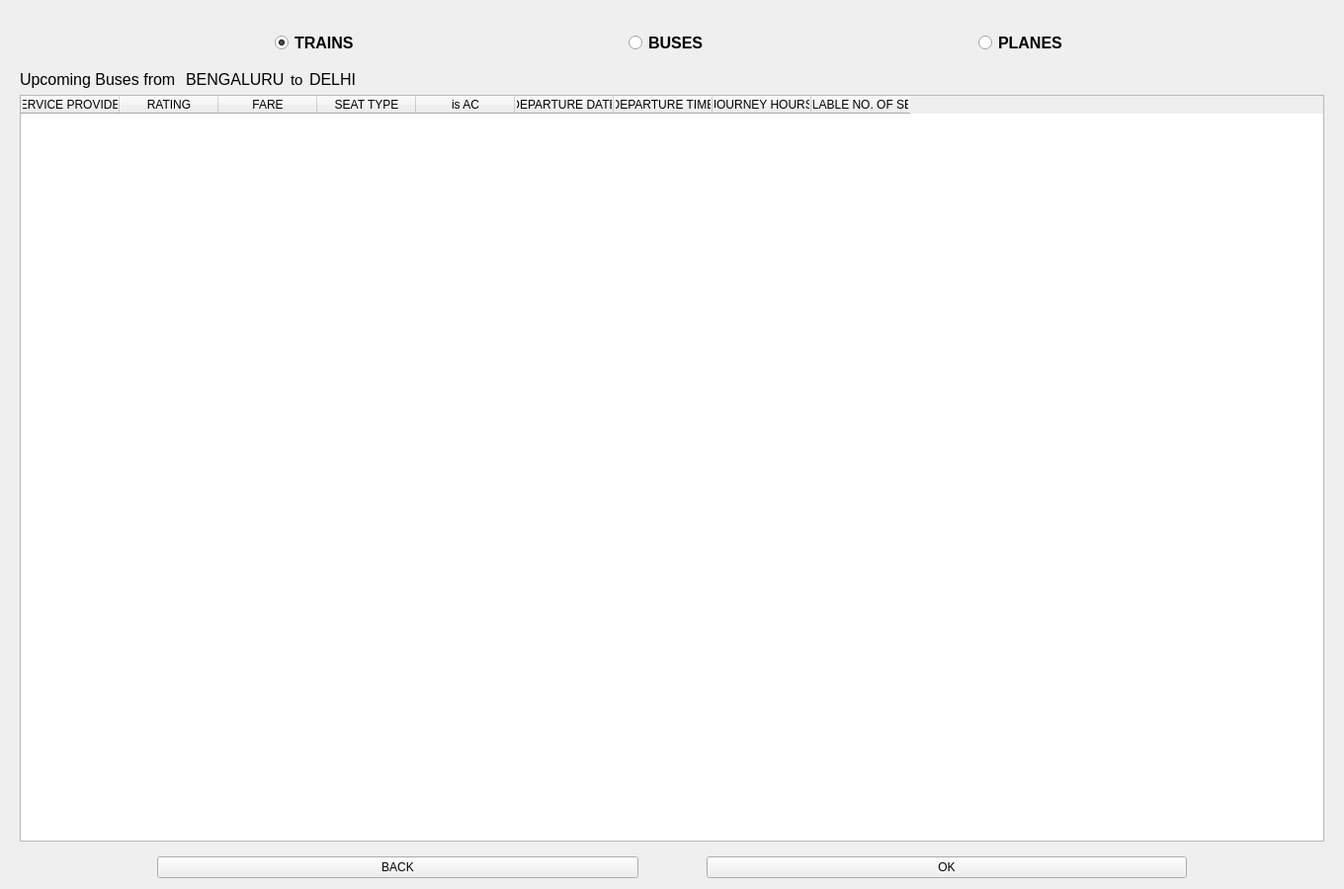
<?xml version="1.0" encoding="UTF-8"?>
<ui version="4.0">
 <class>transportationWindow</class>
 <widget class="QWidget" name="transportationWindow">
  <property name="geometry">
   <rect>
    <x>0</x>
    <y>0</y>
    <width>1360</width>
    <height>900</height>
   </rect>
  </property>
  <property name="windowTitle">
   <string>Transportation Services</string>
  </property>
  <layout class="QVBoxLayout" name="verticalLayout_2">
   <item>
    <widget class="QLabel" name="label_2">
     <property name="sizePolicy">
      <sizepolicy hsizetype="Preferred" vsizetype="Preferred">
       <horstretch>0</horstretch>
       <verstretch>0</verstretch>
      </sizepolicy>
     </property>
     <property name="text">
      <string/>
     </property>
     <property name="pixmap">
      <pixmap>ImageFile/bus.gif</pixmap>
     </property>
     <property name="scaledContents">
      <bool>true</bool>
     </property>
    </widget>
   </item>
   <item>
    <layout class="QHBoxLayout" name="horizontalLayout_2">
     <item>
      <widget class="QRadioButton" name="trainradio">
       <property name="sizePolicy">
        <sizepolicy hsizetype="Fixed" vsizetype="Fixed">
         <horstretch>0</horstretch>
         <verstretch>0</verstretch>
        </sizepolicy>
       </property>
       <property name="font">
        <font>
         <pointsize>12</pointsize>
         <weight>75</weight>
         <bold>true</bold>
        </font>
       </property>
       <property name="layoutDirection">
        <enum>Qt::LeftToRight</enum>
       </property>
       <property name="text">
        <string>TRAINS</string>
       </property>
       <property name="checked">
        <bool>true</bool>
       </property>
      </widget>
     </item>
     <item>
      <widget class="QRadioButton" name="busradio">
       <property name="sizePolicy">
        <sizepolicy hsizetype="Fixed" vsizetype="Fixed">
         <horstretch>0</horstretch>
         <verstretch>0</verstretch>
        </sizepolicy>
       </property>
       <property name="font">
        <font>
         <pointsize>12</pointsize>
         <weight>75</weight>
         <bold>true</bold>
        </font>
       </property>
       <property name="text">
        <string>BUSES</string>
       </property>
      </widget>
     </item>
     <item>
      <widget class="QRadioButton" name="planeradio">
       <property name="sizePolicy">
        <sizepolicy hsizetype="Fixed" vsizetype="Fixed">
         <horstretch>0</horstretch>
         <verstretch>0</verstretch>
        </sizepolicy>
       </property>
       <property name="font">
        <font>
         <pointsize>12</pointsize>
         <weight>75</weight>
         <bold>true</bold>
        </font>
       </property>
       <property name="text">
        <string>PLANES</string>
       </property>
      </widget>
     </item>
    </layout>
   </item>
   <item>
    <widget class="QStackedWidget" name="stackedWidget">
     <property name="frameShape">
      <enum>QFrame::NoFrame</enum>
     </property>
     <property name="currentIndex">
      <number>2</number>
     </property>
     <widget class="QWidget" name="trainPage">
      <layout class="QVBoxLayout" name="verticalLayout_3">
       <item>
        <layout class="QVBoxLayout" name="verticalLayout">
         <property name="spacing">
          <number>12</number>
         </property>
         <property name="leftMargin">
          <number>7</number>
         </property>
         <property name="topMargin">
          <number>12</number>
         </property>
         <property name="rightMargin">
          <number>0</number>
         </property>
         <item>
          <layout class="QHBoxLayout" name="horizontalLayout">
           <item>
            <widget class="QLabel" name="label">
             <property name="sizePolicy">
              <sizepolicy hsizetype="Fixed" vsizetype="Preferred">
               <horstretch>0</horstretch>
               <verstretch>0</verstretch>
              </sizepolicy>
             </property>
             <property name="font">
              <font>
               <pointsize>12</pointsize>
              </font>
             </property>
             <property name="text">
              <string>Upcoming Trains from </string>
             </property>
            </widget>
           </item>
           <item>
            <widget class="QLabel" name="source_label_train">
             <property name="sizePolicy">
              <sizepolicy hsizetype="Fixed" vsizetype="Preferred">
               <horstretch>0</horstretch>
               <verstretch>0</verstretch>
              </sizepolicy>
             </property>
             <property name="font">
              <font>
               <pointsize>12</pointsize>
              </font>
             </property>
             <property name="text">
              <string>BENGALURU</string>
             </property>
             <property name="scaledContents">
              <bool>true</bool>
             </property>
             <property name="wordWrap">
              <bool>true</bool>
             </property>
            </widget>
           </item>
           <item>
            <widget class="QLabel" name="label_4">
             <property name="sizePolicy">
              <sizepolicy hsizetype="Fixed" vsizetype="Preferred">
               <horstretch>0</horstretch>
               <verstretch>0</verstretch>
              </sizepolicy>
             </property>
             <property name="font">
              <font>
               <pointsize>11</pointsize>
              </font>
             </property>
             <property name="text">
              <string>to</string>
             </property>
            </widget>
           </item>
           <item>
            <widget class="QLabel" name="destination_label_train">
             <property name="font">
              <font>
               <pointsize>12</pointsize>
              </font>
             </property>
             <property name="text">
              <string>DELHI</string>
             </property>
             <property name="scaledContents">
              <bool>true</bool>
             </property>
             <property name="wordWrap">
              <bool>true</bool>
             </property>
            </widget>
           </item>
          </layout>
         </item>
         <item>
          <widget class="QTableWidget" name="tableWidget_train">
           <property name="sizePolicy">
            <sizepolicy hsizetype="MinimumExpanding" vsizetype="Expanding">
             <horstretch>0</horstretch>
             <verstretch>0</verstretch>
            </sizepolicy>
           </property>
           <property name="frameShape">
            <enum>QFrame::StyledPanel</enum>
           </property>
           <property name="sizeAdjustPolicy">
            <enum>QAbstractScrollArea::AdjustToContents</enum>
           </property>
           <property name="selectionMode">
            <enum>QAbstractItemView::ExtendedSelection</enum>
           </property>
           <property name="selectionBehavior">
            <enum>QAbstractItemView::SelectRows</enum>
           </property>
           <property name="gridStyle">
            <enum>Qt::SolidLine</enum>
           </property>
           <column>
            <property name="text">
             <string>TRAIN NAME</string>
            </property>
            <property name="textAlignment">
             <set>AlignCenter</set>
            </property>
           </column>
           <column>
            <property name="text">
             <string>CLASS</string>
            </property>
            <property name="textAlignment">
             <set>AlignCenter</set>
            </property>
           </column>
           <column>
            <property name="text">
             <string>FARE</string>
            </property>
            <property name="textAlignment">
             <set>AlignCenter</set>
            </property>
           </column>
           <column>
            <property name="text">
             <string>JOURNEY HOURS</string>
            </property>
            <property name="textAlignment">
             <set>AlignCenter</set>
            </property>
           </column>
           <column>
            <property name="text">
             <string>DEPARTURE DATE</string>
            </property>
            <property name="textAlignment">
             <set>AlignCenter</set>
            </property>
           </column>
           <column>
            <property name="text">
             <string>DEPARTURE TIME</string>
            </property>
            <property name="textAlignment">
             <set>AlignCenter</set>
            </property>
           </column>
           <column>
            <property name="text">
             <string>AVAILABLE NO OF SEATS</string>
            </property>
            <property name="textAlignment">
             <set>AlignCenter</set>
            </property>
           </column>
           <column>
            <property name="text">
             <string>STATUS</string>
            </property>
            <property name="textAlignment">
             <set>AlignCenter</set>
            </property>
           </column>
          </widget>
         </item>
        </layout>
       </item>
      </layout>
     </widget>
     <widget class="QWidget" name="planePage">
      <layout class="QVBoxLayout" name="verticalLayout_4">
       <item>
        <layout class="QHBoxLayout" name="horizontalLayout_4">
         <item>
          <widget class="QLabel" name="label_5">
           <property name="sizePolicy">
            <sizepolicy hsizetype="Fixed" vsizetype="Preferred">
             <horstretch>0</horstretch>
             <verstretch>0</verstretch>
            </sizepolicy>
           </property>
           <property name="font">
            <font>
             <pointsize>12</pointsize>
            </font>
           </property>
           <property name="text">
            <string>Upcoming Planes from </string>
           </property>
          </widget>
         </item>
         <item>
          <widget class="QLabel" name="source_label_plane">
           <property name="sizePolicy">
            <sizepolicy hsizetype="Fixed" vsizetype="Preferred">
             <horstretch>0</horstretch>
             <verstretch>0</verstretch>
            </sizepolicy>
           </property>
           <property name="font">
            <font>
             <pointsize>12</pointsize>
            </font>
           </property>
           <property name="text">
            <string>BENGALURU</string>
           </property>
           <property name="scaledContents">
            <bool>true</bool>
           </property>
           <property name="wordWrap">
            <bool>true</bool>
           </property>
          </widget>
         </item>
         <item>
          <widget class="QLabel" name="label_7">
           <property name="sizePolicy">
            <sizepolicy hsizetype="Fixed" vsizetype="Preferred">
             <horstretch>0</horstretch>
             <verstretch>0</verstretch>
            </sizepolicy>
           </property>
           <property name="font">
            <font>
             <pointsize>11</pointsize>
            </font>
           </property>
           <property name="text">
            <string>to</string>
           </property>
          </widget>
         </item>
         <item>
          <widget class="QLabel" name="destination_label_plane">
           <property name="font">
            <font>
             <pointsize>12</pointsize>
            </font>
           </property>
           <property name="text">
            <string>DELHI</string>
           </property>
           <property name="scaledContents">
            <bool>true</bool>
           </property>
           <property name="wordWrap">
            <bool>true</bool>
           </property>
          </widget>
         </item>
        </layout>
       </item>
       <item>
        <widget class="QTableWidget" name="tableWidget_plane">
         <property name="sizePolicy">
          <sizepolicy hsizetype="MinimumExpanding" vsizetype="Expanding">
           <horstretch>0</horstretch>
           <verstretch>0</verstretch>
          </sizepolicy>
         </property>
         <property name="minimumSize">
          <size>
           <width>1056</width>
           <height>0</height>
          </size>
         </property>
         <property name="sizeAdjustPolicy">
          <enum>QAbstractScrollArea::AdjustToContents</enum>
         </property>
         <property name="selectionMode">
          <enum>QAbstractItemView::ExtendedSelection</enum>
         </property>
         <property name="selectionBehavior">
          <enum>QAbstractItemView::SelectRows</enum>
         </property>
         <property name="gridStyle">
          <enum>Qt::SolidLine</enum>
         </property>
         <column>
          <property name="text">
           <string>PLANE NAME</string>
          </property>
          <property name="textAlignment">
           <set>AlignCenter</set>
          </property>
         </column>
         <column>
          <property name="text">
           <string>CLASS</string>
          </property>
          <property name="textAlignment">
           <set>AlignCenter</set>
          </property>
         </column>
         <column>
          <property name="text">
           <string>FARE</string>
          </property>
          <property name="textAlignment">
           <set>AlignCenter</set>
          </property>
         </column>
         <column>
          <property name="text">
           <string>JOURNEY HOURS</string>
          </property>
          <property name="textAlignment">
           <set>AlignCenter</set>
          </property>
         </column>
         <column>
          <property name="text">
           <string>DEPARTURE DATE</string>
          </property>
          <property name="textAlignment">
           <set>AlignCenter</set>
          </property>
         </column>
         <column>
          <property name="text">
           <string>DEPARTURE TIME</string>
          </property>
          <property name="textAlignment">
           <set>AlignCenter</set>
          </property>
         </column>
         <column>
          <property name="text">
           <string>AVAILABLE NO. OF SEATS</string>
          </property>
          <property name="textAlignment">
           <set>AlignCenter</set>
          </property>
         </column>
        </widget>
       </item>
      </layout>
     </widget>
     <widget class="QWidget" name="busPage">
      <layout class="QVBoxLayout" name="verticalLayout_5">
       <item>
        <layout class="QHBoxLayout" name="horizontalLayout_5">
         <item>
          <widget class="QLabel" name="label_9">
           <property name="sizePolicy">
            <sizepolicy hsizetype="Fixed" vsizetype="Preferred">
             <horstretch>0</horstretch>
             <verstretch>0</verstretch>
            </sizepolicy>
           </property>
           <property name="font">
            <font>
             <pointsize>12</pointsize>
            </font>
           </property>
           <property name="text">
            <string>Upcoming Buses from </string>
           </property>
          </widget>
         </item>
         <item>
          <widget class="QLabel" name="source_label_bus">
           <property name="sizePolicy">
            <sizepolicy hsizetype="Fixed" vsizetype="Preferred">
             <horstretch>0</horstretch>
             <verstretch>0</verstretch>
            </sizepolicy>
           </property>
           <property name="font">
            <font>
             <pointsize>12</pointsize>
            </font>
           </property>
           <property name="text">
            <string>BENGALURU</string>
           </property>
           <property name="scaledContents">
            <bool>true</bool>
           </property>
           <property name="wordWrap">
            <bool>true</bool>
           </property>
          </widget>
         </item>
         <item>
          <widget class="QLabel" name="label_11">
           <property name="sizePolicy">
            <sizepolicy hsizetype="Fixed" vsizetype="Preferred">
             <horstretch>0</horstretch>
             <verstretch>0</verstretch>
            </sizepolicy>
           </property>
           <property name="font">
            <font>
             <pointsize>11</pointsize>
            </font>
           </property>
           <property name="text">
            <string>to</string>
           </property>
          </widget>
         </item>
         <item>
          <widget class="QLabel" name="destination_label_bus">
           <property name="font">
            <font>
             <pointsize>12</pointsize>
            </font>
           </property>
           <property name="text">
            <string>DELHI</string>
           </property>
           <property name="scaledContents">
            <bool>true</bool>
           </property>
           <property name="wordWrap">
            <bool>true</bool>
           </property>
          </widget>
         </item>
        </layout>
       </item>
       <item>
        <widget class="QTableWidget" name="tableWidget_bus">
         <property name="sizePolicy">
          <sizepolicy hsizetype="MinimumExpanding" vsizetype="Expanding">
           <horstretch>0</horstretch>
           <verstretch>0</verstretch>
          </sizepolicy>
         </property>
         <property name="minimumSize">
          <size>
           <width>1056</width>
           <height>0</height>
          </size>
         </property>
         <property name="sizeAdjustPolicy">
          <enum>QAbstractScrollArea::AdjustToContents</enum>
         </property>
         <property name="selectionMode">
          <enum>QAbstractItemView::ExtendedSelection</enum>
         </property>
         <property name="selectionBehavior">
          <enum>QAbstractItemView::SelectRows</enum>
         </property>
         <property name="gridStyle">
          <enum>Qt::SolidLine</enum>
         </property>
         <column>
          <property name="text">
           <string>SERVICE PROVIDER</string>
          </property>
          <property name="textAlignment">
           <set>AlignCenter</set>
          </property>
         </column>
         <column>
          <property name="text">
           <string>RATING</string>
          </property>
          <property name="textAlignment">
           <set>AlignCenter</set>
          </property>
         </column>
         <column>
          <property name="text">
           <string>FARE</string>
          </property>
          <property name="textAlignment">
           <set>AlignCenter</set>
          </property>
         </column>
         <column>
          <property name="text">
           <string>SEAT TYPE</string>
          </property>
          <property name="textAlignment">
           <set>AlignCenter</set>
          </property>
         </column>
         <column>
          <property name="text">
           <string>is AC</string>
          </property>
          <property name="textAlignment">
           <set>AlignCenter</set>
          </property>
         </column>
         <column>
          <property name="text">
           <string>DEPARTURE DATE</string>
          </property>
          <property name="textAlignment">
           <set>AlignCenter</set>
          </property>
         </column>
         <column>
          <property name="text">
           <string>DEPARTURE TIME</string>
          </property>
          <property name="textAlignment">
           <set>AlignCenter</set>
          </property>
         </column>
         <column>
          <property name="text">
           <string>JOURNEY HOURS</string>
          </property>
          <property name="textAlignment">
           <set>AlignCenter</set>
          </property>
         </column>
         <column>
          <property name="text">
           <string>AVAILABLE NO. OF SEATS</string>
          </property>
          <property name="textAlignment">
           <set>AlignCenter</set>
          </property>
         </column>
        </widget>
       </item>
      </layout>
     </widget>
    </widget>
   </item>
   <item>
    <layout class="QHBoxLayout" name="horizontalLayout_3">
     <item>
      <spacer name="horizontalSpacer">
       <property name="orientation">
        <enum>Qt::Horizontal</enum>
       </property>
       <property name="sizeType">
        <enum>QSizePolicy::Fixed</enum>
       </property>
       <property name="sizeHint" stdset="0">
        <size>
         <width>148</width>
         <height>20</height>
        </size>
       </property>
      </spacer>
     </item>
     <item>
      <widget class="QPushButton" name="backbtn">
       <property name="text">
        <string>BACK</string>
       </property>
      </widget>
     </item>
     <item>
      <spacer name="horizontalSpacer_3">
       <property name="orientation">
        <enum>Qt::Horizontal</enum>
       </property>
       <property name="sizeType">
        <enum>QSizePolicy::Fixed</enum>
       </property>
       <property name="sizeHint" stdset="0">
        <size>
         <width>63</width>
         <height>20</height>
        </size>
       </property>
      </spacer>
     </item>
     <item>
      <widget class="QPushButton" name="okbtn">
       <property name="text">
        <string>OK</string>
       </property>
      </widget>
     </item>
     <item>
      <spacer name="horizontalSpacer_2">
       <property name="orientation">
        <enum>Qt::Horizontal</enum>
       </property>
       <property name="sizeType">
        <enum>QSizePolicy::Fixed</enum>
       </property>
       <property name="sizeHint" stdset="0">
        <size>
         <width>148</width>
         <height>20</height>
        </size>
       </property>
      </spacer>
     </item>
    </layout>
   </item>
  </layout>
 </widget>
 <resources/>
 <connections/>
</ui>
